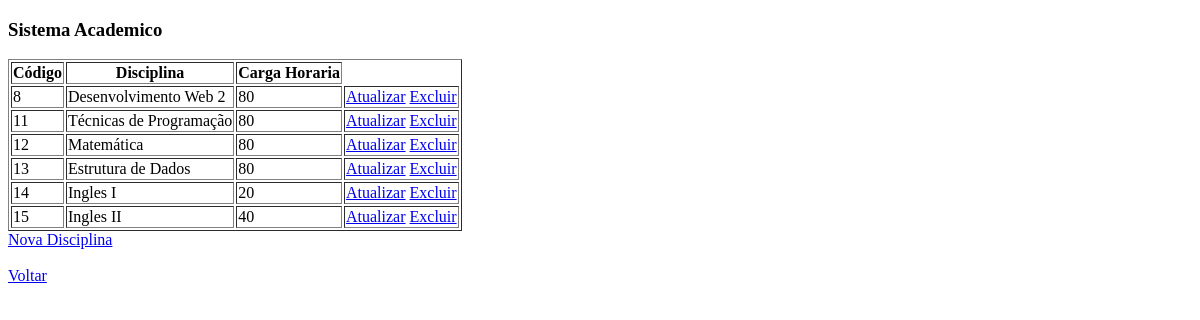
The page /views/disciplinas/disciplinas-listar.php on the database as committed earlier.
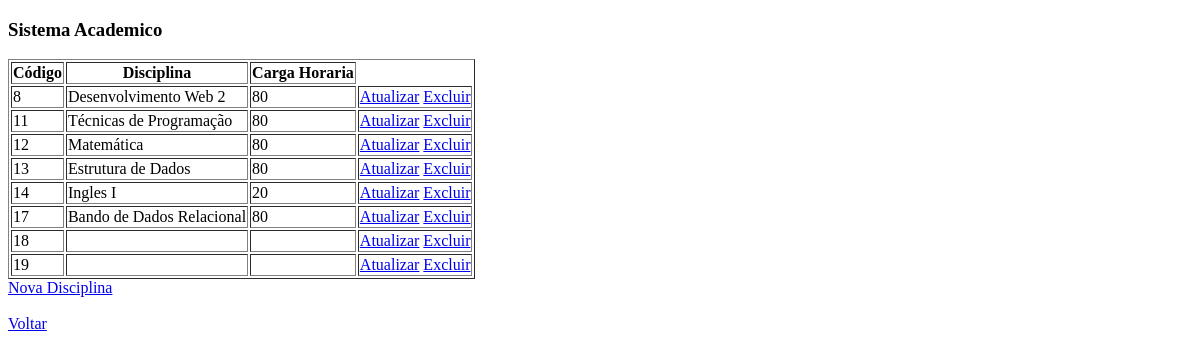
The same page on the database as committed later.
### tables this page shows
CREATE TABLE `tb_disciplinas` (
  `id` int(11) NOT NULL,
  `nomeDisciplina` varchar(30) NOT NULL,
  `cargaHoraria` varchar(30) NOT NULL
);

### classes/Disciplina.php (called while the page is built, shortened)
<?php
    class Disciplina{
        public function listar( ){
            $sql = "SELECT * FROM tb_disciplinas";
            include "Conexao.php";
            $resultado = $conexao->query($sql);
            $lista = $resultado->fetchAll();
            return $lista;
        }
    }
?>

### views/disciplinas/disciplinas-listar.php (the view, shortened to what this page needs)
<?php
require_once "../../classes/Disciplina.php";
$disciplina = new Disciplina();
$lista = $disciplina->listar();
?>
<!DOCTYPE html>
<html lang="pt-br">
<head>
</head>
<body>
    <h3>Sistema Academico</h3>
    <table border ="1">
        <tr>
            <th>Código</th>
            <th>Disciplina</th>
            <th>Carga Horaria</th>
        </tr>
        <?php foreach ($lista as $linha) : ?>
            <tr>
                <td><?php echo $linha['id'] ?></td>
                <td><?php echo $linha['nomeDisciplina'] ?></td>
                <td><?php echo $linha['cargaHoraria']?></td>
                <td>
                    <a href="disciplinas-editar.php?id=<?php echo $linha['id'] ?>">Atualizar</a>
                    <a href="disciplinas-excluir.php?id=<?php echo $linha['id'] ?>">Excluir</a>
                </td>
            </tr>
            <?php endforeach?>
    </table>
    <a href="disciplinas-inserir.html">Nova Disciplina</a> <br> <br>
    <a href="../../index2.php">Voltar</a>
</body>
</html>

Rows that differ between the two databases and show on the page:
removed tb_disciplinas: id "15", nomeDisciplina "Ingles II", cargaHoraria "40"
added tb_disciplinas: id "17", nomeDisciplina "Bando de Dados Relacional", cargaHoraria "80"
added tb_disciplinas: id "18"
added tb_disciplinas: id "19"
